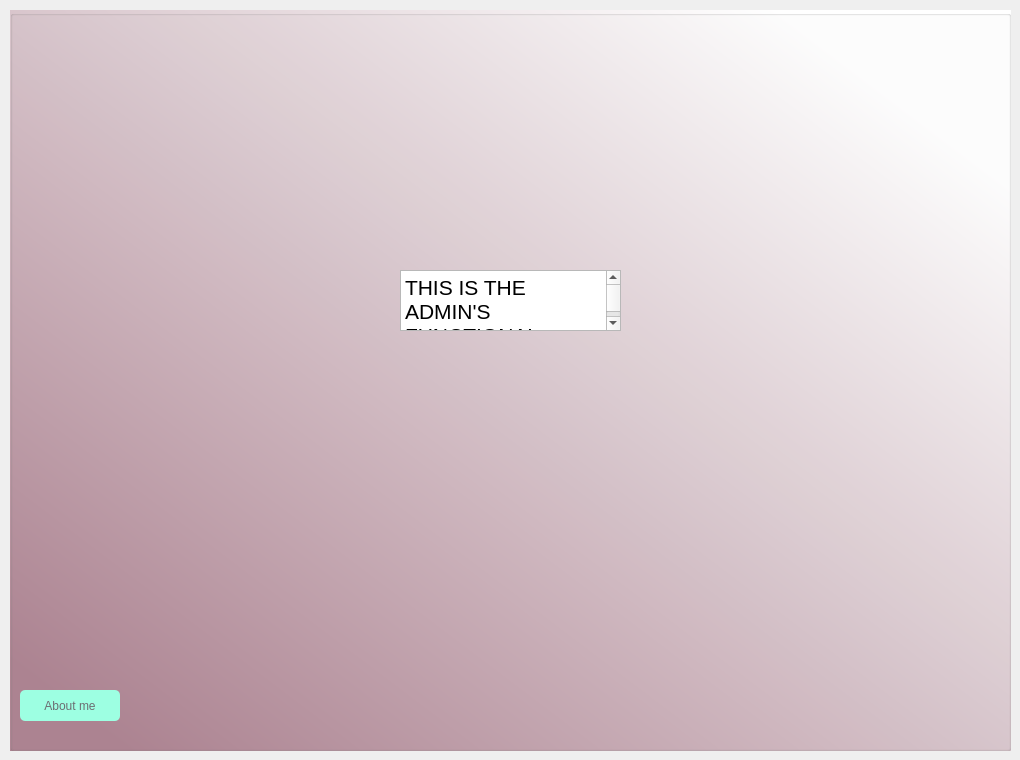
   <widget class="QWidget" name="adminpage">
    <attribute name="title">
     <string>Page</string>
    </attribute>
    <widget class="QTextBrowser" name="textBrowser">
     <property name="geometry">
      <rect>
       <x>400</x>
       <y>270</y>
       <width>221</width>
       <height>61</height>
      </rect>
     </property>
     <property name="html">
      <string>&lt;!DOCTYPE HTML PUBLIC &quot;-//W3C//DTD HTML 4.0//EN&quot; &quot;http://www.w3.org/TR/REC-html40/strict.dtd&quot;&gt;
&lt;html&gt;&lt;head&gt;&lt;meta name=&quot;qrichtext&quot; content=&quot;1&quot; /&gt;&lt;style type=&quot;text/css&quot;&gt;
p, li { white-space: pre-wrap; }
&lt;/style&gt;&lt;/head&gt;&lt;body style=&quot; font-family:'MS Shell Dlg 2'; font-size:8.25pt; font-weight:400; font-style:normal;&quot;&gt;
&lt;p style=&quot; margin-top:0px; margin-bottom:0px; margin-left:0px; margin-right:0px; -qt-block-indent:0; text-indent:0px;&quot;&gt;&lt;span style=&quot; font-size:16pt;&quot;&gt;THIS IS THE ADMIN'S FUNCTIONAL SCREEN &lt;/span&gt;&lt;/p&gt;&lt;/body&gt;&lt;/html&gt;</string>
     </property>
    </widget>
    <widget class="QPushButton" name="about_me">
     <property name="geometry">
      <rect>
       <x>20</x>
       <y>690</y>
       <width>100</width>
       <height>31</height>
      </rect>
     </property>
     <property name="styleSheet">
      <string notr="true">

QPushButton {
    color: rgb(108, 109, 114);
	background-color: rgb(157, 255, 226);
	border-radius:5px;
}

QPushButton:hover {
    border: 1px solid rgb(255, 48, 245);
}
QPushButton:pressed {
                
	background-color: rgb(185, 35, 250);
                color: rgb(16, 14, 25);
            }</string>
     </property>
     <property name="text">
      <string>About me</string>
     </property>
    </widget>
    <widget class="QGroupBox" name="groupBox_7">
     <property name="geometry">
      <rect>
       <x>10</x>
       <y>10</y>
       <width>1001</width>
       <height>741</height>
      </rect>
     </property>
     <property name="styleSheet">
      <string notr="true">background-color: qlineargradient(spread:pad, x1:0, y1:0.989, x2:0.886364, y2:0.125, stop:0.0625 rgba(174, 133, 147, 255), stop:1 rgba(255, 255, 255, 255))
</string>
     </property>
     <property name="title">
      <string/>
     </property>
    </widget>
    <zorder>groupBox_7</zorder>
    <zorder>textBrowser</zorder>
    <zorder>about_me</zorder>
   </widget>
